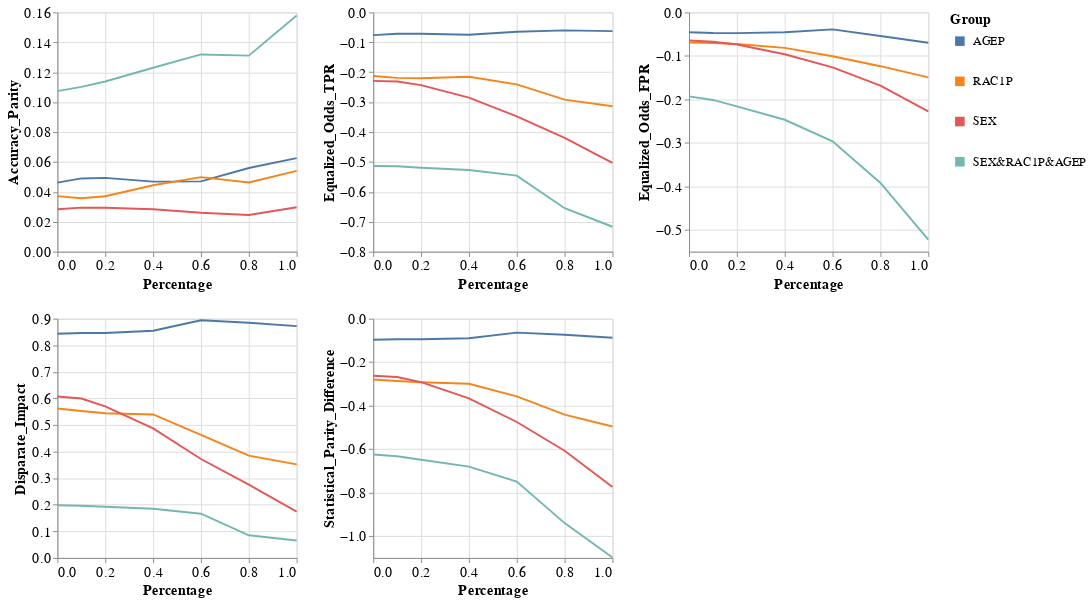

Notebook source saved alongside this figure:
### Code cell
visualizer.create_groups_grid_pct_lines_plot(model_name=MODEL_NAMES[0],
                                             target_preprocessing_technique=PREPROCESSING_TECHNIQUES[0],
                                             group_metrics_type='fairness')

### Figure 1 — Vega-Lite specification as saved in the notebook (floating-point values rounded to 4 significant figures)
{"config": {"view": {"continuousWidth": 400, "continuousHeight": 300}, "axis": {"labelFontSize": 15, "titleFontSize": 15}, "legend": {"labelFontSize": 13, "symbolStrokeWidth": 10, "titleFontSize": 15}}, "vconcat": [{"hconcat": [{"mark": "line", "encoding": {"color": {"field": "Group", "type": "nominal"}, "x": {"field": "Percentage", "type": "quantitative"}, "y": {"field": "Metric_Value", "title": "Accuracy_Parity", "type": "quantitative"}}, "height": 250, "width": 250}, {"data": {"name": "data-ed4b7541ef32e6f4b32968d999e35b39"}, "mark": "line", "encoding": {"color": {"field": "Group", "type": "nominal"}, "x": {"field": "Percentage", "type": "quantitative"}, "y": {"field": "Metric_Value", "title": "Equalized_Odds_TPR", "type": "quantitative"}}, "height": 250, "width": 250}, {"data": {"name": "data-2aa706529f34d8f4c1c147940795794f"}, "mark": "line", "encoding": {"color": {"field": "Group", "type": "nominal"}, "x": {"field": "Percentage", "type": "quantitative"}, "y": {"field": "Metric_Value", "title": "Equalized_Odds_FPR", "type": "quantitative"}}, "height": 250, "width": 250}]}, {"hconcat": [{"mark": "line", "encoding": {"color": {"field": "Group", "type": "nominal"}, "x": {"field": "Percentage", "type": "quantitative"}, "y": {"field": "Metric_Value", "title": "Disparate_Impact", "type": "quantitative"}}, "height": 250, "width": 250}, {"data": {"name": "data-a15d7d446e414bb55e2c5f7da3847158"}, "mark": "line", "encoding": {"color": {"field": "Group", "type": "nominal"}, "x": {"field": "Percentage", "type": "quantitative"}, "y": {"field": "Metric_Value", "title": "Statistical_Parity_Difference", "type": "quantitative"}}, "height": 250, "width": 250}], "data": {"name": "data-3ebc065a16bdf19eb6c457f608ca7d92"}}], "data": {"name": "data-51a8f3557856f312cdf87309f7fb81de"}, "$schema": "https://vega.github.io/schema/vega-lite/v4.17.0.json", "datasets": {"data-51a8f3557856f312cdf87309f7fb81de": [{"Model_Name": "DecisionTreeClassifier", "Metric": "Accuracy_Parity", "Group": "AGEP", "Metric_Value": 0.04615, "Percentage": 0.0}, {"Model_Name": "DecisionTreeClassifier", "Metric": "Accuracy_Parity", "Group": "RAC1P", "Metric_Value": 0.03715, "Percentage": 0.0}, {"Model_Name": "DecisionTreeClassifier", "Metric": "Accuracy_Parity", "Group": "SEX", "Metric_Value": 0.02836, "Percentage": 0.0}, {"Model_Name": "DecisionTreeClassifier", "Metric": "Accuracy_Parity", "Group": "SEX&RAC1P&AGEP", "Metric_Value": 0.1074, "Percentage": 0.0}, {"Model_Name": "DecisionTreeClassifier", "Metric": "Accuracy_Parity", "Group": "AGEP", "Metric_Value": 0.049, "Percentage": 0.1}, {"Model_Name": "DecisionTreeClassifier", "Metric": "Accuracy_Parity", "Group": "RAC1P", "Metric_Value": 0.03577, "Percentage": 0.1}, {"Model_Name": "DecisionTreeClassifier", "Metric": "Accuracy_Parity", "Group": "SEX", "Metric_Value": 0.02947, "Percentage": 0.1}, {"Model_Name": "DecisionTreeClassifier", "Metric": "Accuracy_Parity", "Group": "SEX&RAC1P&AGEP", "Metric_Value": 0.1103, "Percentage": 0.1}, {"Model_Name": "DecisionTreeClassifier", "Metric": "Accuracy_Parity", "Group": "AGEP", "Metric_Value": 0.04939, "Percentage": 0.2}, {"Model_Name": "DecisionTreeClassifier", "Metric": "Accuracy_Parity", "Group": "RAC1P", "Metric_Value": 0.03711, "Percentage": 0.2}, {"Model_Name": "DecisionTreeClassifier", "Metric": "Accuracy_Parity", "Group": "SEX", "Metric_Value": 0.02938, "Percentage": 0.2}, {"Model_Name": "DecisionTreeClassifier", "Metric": "Accuracy_Parity", "Group": "SEX&RAC1P&AGEP", "Metric_Value": 0.1138, "Percentage": 0.2}, {"Model_Name": "DecisionTreeClassifier", "Metric": "Accuracy_Parity", "Group": "AGEP", "Metric_Value": 0.04685, "Percentage": 0.4}, {"Model_Name": "DecisionTreeClassifier", "Metric": "Accuracy_Parity", "Group": "RAC1P", "Metric_Value": 0.04441, "Percentage": 0.4}, {"Model_Name": "DecisionTreeClassifier", "Metric": "Accuracy_Parity", "Group": "SEX", "Metric_Value": 0.02836, "Percentage": 0.4}, {"Model_Name": "DecisionTreeClassifier", "Metric": "Accuracy_Parity", "Group": "SEX&RAC1P&AGEP", "Metric_Value": 0.123, "Percentage": 0.4}, {"Model_Name": "DecisionTreeClassifier", "Metric": "Accuracy_Parity", "Group": "AGEP", "Metric_Value": 0.04701, "Percentage": 0.6}, {"Model_Name": "DecisionTreeClassifier", "Metric": "Accuracy_Parity", "Group": "RAC1P", "Metric_Value": 0.04983, "Percentage": 0.6}, {"Model_Name": "DecisionTreeClassifier", "Metric": "Accuracy_Parity", "Group": "SEX", "Metric_Value": 0.02605, "Percentage": 0.6}, {"Model_Name": "DecisionTreeClassifier", "Metric": "Accuracy_Parity", "Group": "SEX&RAC1P&AGEP", "Metric_Value": 0.1319, "Percentage": 0.6}, {"Model_Name": "DecisionTreeClassifier", "Metric": "Accuracy_Parity", "Group": "AGEP", "Metric_Value": 0.05594, "Percentage": 0.8}, {"Model_Name": "DecisionTreeClassifier", "Metric": "Accuracy_Parity", "Group": "RAC1P", "Metric_Value": 0.04625, "Percentage": 0.8}, {"Model_Name": "DecisionTreeClassifier", "Metric": "Accuracy_Parity", "Group": "SEX", "Metric_Value": 0.02455, "Percentage": 0.8}, {"Model_Name": "DecisionTreeClassifier", "Metric": "Accuracy_Parity", "Group": "SEX&RAC1P&AGEP", "Metric_Value": 0.1311, "Percentage": 0.8}, {"Model_Name": "DecisionTreeClassifier", "Metric": "Accuracy_Parity", "Group": "AGEP", "Metric_Value": 0.06261, "Percentage": 1.0}, {"Model_Name": "DecisionTreeClassifier", "Metric": "Accuracy_Parity", "Group": "RAC1P", "Metric_Value": 0.05401, "Percentage": 1.0}, {"Model_Name": "DecisionTreeClassifier", "Metric": "Accuracy_Parity", "Group": "SEX", "Metric_Value": 0.02973, "Percentage": 1.0}, {"Model_Name": "DecisionTreeClassifier", "Metric": "Accuracy_Parity", "Group": "SEX&RAC1P&AGEP", "Metric_Value": 0.158, "Percentage": 1.0}], "data-ed4b7541ef32e6f4b32968d999e35b39": [{"Model_Name": "DecisionTreeClassifier", "Metric": "Equalized_Odds_TPR", "Group": "AGEP", "Metric_Value": -0.07591, "Percentage": 0.0}, {"Model_Name": "DecisionTreeClassifier", "Metric": "Equalized_Odds_TPR", "Group": "RAC1P", "Metric_Value": -0.2126, "Percentage": 0.0}, {"Model_Name": "DecisionTreeClassifier", "Metric": "Equalized_Odds_TPR", "Group": "SEX", "Metric_Value": -0.2288, "Percentage": 0.0}, {"Model_Name": "DecisionTreeClassifier", "Metric": "Equalized_Odds_TPR", "Group": "SEX&RAC1P&AGEP", "Metric_Value": -0.5133, "Percentage": 0.0}, {"Model_Name": "DecisionTreeClassifier", "Metric": "Equalized_Odds_TPR", "Group": "AGEP", "Metric_Value": -0.07148, "Percentage": 0.1}, {"Model_Name": "DecisionTreeClassifier", "Metric": "Equalized_Odds_TPR", "Group": "RAC1P", "Metric_Value": -0.2189, "Percentage": 0.1}, {"Model_Name": "DecisionTreeClassifier", "Metric": "Equalized_Odds_TPR", "Group": "SEX", "Metric_Value": -0.2307, "Percentage": 0.1}, {"Model_Name": "DecisionTreeClassifier", "Metric": "Equalized_Odds_TPR", "Group": "SEX&RAC1P&AGEP", "Metric_Value": -0.5146, "Percentage": 0.1}, {"Model_Name": "DecisionTreeClassifier", "Metric": "Equalized_Odds_TPR", "Group": "AGEP", "Metric_Value": -0.07135, "Percentage": 0.2}, {"Model_Name": "DecisionTreeClassifier", "Metric": "Equalized_Odds_TPR", "Group": "RAC1P", "Metric_Value": -0.2203, "Percentage": 0.2}, {"Model_Name": "DecisionTreeClassifier", "Metric": "Equalized_Odds_TPR", "Group": "SEX", "Metric_Value": -0.2432, "Percentage": 0.2}, {"Model_Name": "DecisionTreeClassifier", "Metric": "Equalized_Odds_TPR", "Group": "SEX&RAC1P&AGEP", "Metric_Value": -0.5196, "Percentage": 0.2}, {"Model_Name": "DecisionTreeClassifier", "Metric": "Equalized_Odds_TPR", "Group": "AGEP", "Metric_Value": -0.07438, "Percentage": 0.4}, {"Model_Name": "DecisionTreeClassifier", "Metric": "Equalized_Odds_TPR", "Group": "RAC1P", "Metric_Value": -0.2152, "Percentage": 0.4}, {"Model_Name": "DecisionTreeClassifier", "Metric": "Equalized_Odds_TPR", "Group": "SEX", "Metric_Value": -0.285, "Percentage": 0.4}, {"Model_Name": "DecisionTreeClassifier", "Metric": "Equalized_Odds_TPR", "Group": "SEX&RAC1P&AGEP", "Metric_Value": -0.5271, "Percentage": 0.4}, {"Model_Name": "DecisionTreeClassifier", "Metric": "Equalized_Odds_TPR", "Group": "AGEP", "Metric_Value": -0.06439, "Percentage": 0.6}, {"Model_Name": "DecisionTreeClassifier", "Metric": "Equalized_Odds_TPR", "Group": "RAC1P", "Metric_Value": -0.2405, "Percentage": 0.6}, {"Model_Name": "DecisionTreeClassifier", "Metric": "Equalized_Odds_TPR", "Group": "SEX", "Metric_Value": -0.3476, "Percentage": 0.6}, {"Model_Name": "DecisionTreeClassifier", "Metric": "Equalized_Odds_TPR", "Group": "SEX&RAC1P&AGEP", "Metric_Value": -0.5456, "Percentage": 0.6}, {"Model_Name": "DecisionTreeClassifier", "Metric": "Equalized_Odds_TPR", "Group": "AGEP", "Metric_Value": -0.05988, "Percentage": 0.8}, {"Model_Name": "DecisionTreeClassifier", "Metric": "Equalized_Odds_TPR", "Group": "RAC1P", "Metric_Value": -0.2915, "Percentage": 0.8}, {"Model_Name": "DecisionTreeClassifier", "Metric": "Equalized_Odds_TPR", "Group": "SEX", "Metric_Value": -0.4194, "Percentage": 0.8}, {"Model_Name": "DecisionTreeClassifier", "Metric": "Equalized_Odds_TPR", "Group": "SEX&RAC1P&AGEP", "Metric_Value": -0.6548, "Percentage": 0.8}, {"Model_Name": "DecisionTreeClassifier", "Metric": "Equalized_Odds_TPR", "Group": "AGEP", "Metric_Value": -0.06251, "Percentage": 1.0}, {"Model_Name": "DecisionTreeClassifier", "Metric": "Equalized_Odds_TPR", "Group": "RAC1P", "Metric_Value": -0.3137, "Percentage": 1.0}, {"Model_Name": "DecisionTreeClassifier", "Metric": "Equalized_Odds_TPR", "Group": "SEX", "Metric_Value": -0.5029, "Percentage": 1.0}, {"Model_Name": "DecisionTreeClassifier", "Metric": "Equalized_Odds_TPR", "Group": "SEX&RAC1P&AGEP", "Metric_Value": -0.7166, "Percentage": 1.0}], "data-2aa706529f34d8f4c1c147940795794f": [{"Model_Name": "DecisionTreeClassifier", "Metric": "Equalized_Odds_FPR", "Group": "AGEP", "Metric_Value": -0.04544, "Percentage": 0.0}, {"Model_Name": "DecisionTreeClassifier", "Metric": "Equalized_Odds_FPR", "Group": "RAC1P", "Metric_Value": -0.06935, "Percentage": 0.0}, {"Model_Name": "DecisionTreeClassifier", "Metric": "Equalized_Odds_FPR", "Group": "SEX", "Metric_Value": -0.06468, "Percentage": 0.0}, {"Model_Name": "DecisionTreeClassifier", "Metric": "Equalized_Odds_FPR", "Group": "SEX&RAC1P&AGEP", "Metric_Value": -0.193, "Percentage": 0.0}, {"Model_Name": "DecisionTreeClassifier", "Metric": "Equalized_Odds_FPR", "Group": "AGEP", "Metric_Value": -0.04725, "Percentage": 0.1}, {"Model_Name": "DecisionTreeClassifier", "Metric": "Equalized_Odds_FPR", "Group": "RAC1P", "Metric_Value": -0.07018, "Percentage": 0.1}, {"Model_Name": "DecisionTreeClassifier", "Metric": "Equalized_Odds_FPR", "Group": "SEX", "Metric_Value": -0.06737, "Percentage": 0.1}, {"Model_Name": "DecisionTreeClassifier", "Metric": "Equalized_Odds_FPR", "Group": "SEX&RAC1P&AGEP", "Metric_Value": -0.2011, "Percentage": 0.1}, {"Model_Name": "DecisionTreeClassifier", "Metric": "Equalized_Odds_FPR", "Group": "AGEP", "Metric_Value": -0.04756, "Percentage": 0.2}, {"Model_Name": "DecisionTreeClassifier", "Metric": "Equalized_Odds_FPR", "Group": "RAC1P", "Metric_Value": -0.07255, "Percentage": 0.2}, {"Model_Name": "DecisionTreeClassifier", "Metric": "Equalized_Odds_FPR", "Group": "SEX", "Metric_Value": -0.07383, "Percentage": 0.2}, {"Model_Name": "DecisionTreeClassifier", "Metric": "Equalized_Odds_FPR", "Group": "SEX&RAC1P&AGEP", "Metric_Value": -0.2158, "Percentage": 0.2}, {"Model_Name": "DecisionTreeClassifier", "Metric": "Equalized_Odds_FPR", "Group": "AGEP", "Metric_Value": -0.04572, "Percentage": 0.4}, {"Model_Name": "DecisionTreeClassifier", "Metric": "Equalized_Odds_FPR", "Group": "RAC1P", "Metric_Value": -0.08153, "Percentage": 0.4}, {"Model_Name": "DecisionTreeClassifier", "Metric": "Equalized_Odds_FPR", "Group": "SEX", "Metric_Value": -0.09613, "Percentage": 0.4}, {"Model_Name": "DecisionTreeClassifier", "Metric": "Equalized_Odds_FPR", "Group": "SEX&RAC1P&AGEP", "Metric_Value": -0.2467, "Percentage": 0.4}, {"Model_Name": "DecisionTreeClassifier", "Metric": "Equalized_Odds_FPR", "Group": "AGEP", "Metric_Value": -0.03898, "Percentage": 0.6}, {"Model_Name": "DecisionTreeClassifier", "Metric": "Equalized_Odds_FPR", "Group": "RAC1P", "Metric_Value": -0.1009, "Percentage": 0.6}, {"Model_Name": "DecisionTreeClassifier", "Metric": "Equalized_Odds_FPR", "Group": "SEX", "Metric_Value": -0.1262, "Percentage": 0.6}, {"Model_Name": "DecisionTreeClassifier", "Metric": "Equalized_Odds_FPR", "Group": "SEX&RAC1P&AGEP", "Metric_Value": -0.2964, "Percentage": 0.6}, {"Model_Name": "DecisionTreeClassifier", "Metric": "Equalized_Odds_FPR", "Group": "AGEP", "Metric_Value": -0.054, "Percentage": 0.8}, {"Model_Name": "DecisionTreeClassifier", "Metric": "Equalized_Odds_FPR", "Group": "RAC1P", "Metric_Value": -0.1236, "Percentage": 0.8}, {"Model_Name": "DecisionTreeClassifier", "Metric": "Equalized_Odds_FPR", "Group": "SEX", "Metric_Value": -0.1684, "Percentage": 0.8}, {"Model_Name": "DecisionTreeClassifier", "Metric": "Equalized_Odds_FPR", "Group": "SEX&RAC1P&AGEP", "Metric_Value": -0.392, "Percentage": 0.8}, {"Model_Name": "DecisionTreeClassifier", "Metric": "Equalized_Odds_FPR", "Group": "AGEP", "Metric_Value": -0.06961, "Percentage": 1.0}, {"Model_Name": "DecisionTreeClassifier", "Metric": "Equalized_Odds_FPR", "Group": "RAC1P", "Metric_Value": -0.1494, "Percentage": 1.0}, {"Model_Name": "DecisionTreeClassifier", "Metric": "Equalized_Odds_FPR", "Group": "SEX", "Metric_Value": -0.2276, "Percentage": 1.0}, {"Model_Name": "DecisionTreeClassifier", "Metric": "Equalized_Odds_FPR", "Group": "SEX&RAC1P&AGEP", "Metric_Value": -0.5225, "Percentage": 1.0}], "data-3ebc065a16bdf19eb6c457f608ca7d92": [{"Model_Name": "DecisionTreeClassifier", "Metric": "Disparate_Impact", "Group": "AGEP", "Metric_Value": 0.843, "Percentage": 0.0}, {"Model_Name": "DecisionTreeClassifier", "Metric": "Disparate_Impact", "Group": "RAC1P", "Metric_Value": 0.5623, "Percentage": 0.0}, {"Model_Name": "DecisionTreeClassifier", "Metric": "Disparate_Impact", "Group": "SEX", "Metric_Value": 0.607, "Percentage": 0.0}, {"Model_Name": "DecisionTreeClassifier", "Metric": "Disparate_Impact", "Group": "SEX&RAC1P&AGEP", "Metric_Value": 0.1984, "Percentage": 0.0}, {"Model_Name": "DecisionTreeClassifier", "Metric": "Disparate_Impact", "Group": "AGEP", "Metric_Value": 0.8463, "Percentage": 0.1}, {"Model_Name": "DecisionTreeClassifier", "Metric": "Disparate_Impact", "Group": "RAC1P", "Metric_Value": 0.5525, "Percentage": 0.1}, {"Model_Name": "DecisionTreeClassifier", "Metric": "Disparate_Impact", "Group": "SEX", "Metric_Value": 0.5998, "Percentage": 0.1}, {"Model_Name": "DecisionTreeClassifier", "Metric": "Disparate_Impact", "Group": "SEX&RAC1P&AGEP", "Metric_Value": 0.1965, "Percentage": 0.1}, {"Model_Name": "DecisionTreeClassifier", "Metric": "Disparate_Impact", "Group": "AGEP", "Metric_Value": 0.8461, "Percentage": 0.2}, {"Model_Name": "DecisionTreeClassifier", "Metric": "Disparate_Impact", "Group": "RAC1P", "Metric_Value": 0.544, "Percentage": 0.2}, {"Model_Name": "DecisionTreeClassifier", "Metric": "Disparate_Impact", "Group": "SEX", "Metric_Value": 0.57, "Percentage": 0.2}, {"Model_Name": "DecisionTreeClassifier", "Metric": "Disparate_Impact", "Group": "SEX&RAC1P&AGEP", "Metric_Value": 0.1925, "Percentage": 0.2}, {"Model_Name": "DecisionTreeClassifier", "Metric": "Disparate_Impact", "Group": "AGEP", "Metric_Value": 0.8545, "Percentage": 0.4}, {"Model_Name": "DecisionTreeClassifier", "Metric": "Disparate_Impact", "Group": "RAC1P", "Metric_Value": 0.5396, "Percentage": 0.4}, {"Model_Name": "DecisionTreeClassifier", "Metric": "Disparate_Impact", "Group": "SEX", "Metric_Value": 0.4872, "Percentage": 0.4}, {"Model_Name": "DecisionTreeClassifier", "Metric": "Disparate_Impact", "Group": "SEX&RAC1P&AGEP", "Metric_Value": 0.1853, "Percentage": 0.4}, {"Model_Name": "DecisionTreeClassifier", "Metric": "Disparate_Impact", "Group": "AGEP", "Metric_Value": 0.8943, "Percentage": 0.6}, {"Model_Name": "DecisionTreeClassifier", "Metric": "Disparate_Impact", "Group": "RAC1P", "Metric_Value": 0.4625, "Percentage": 0.6}, {"Model_Name": "DecisionTreeClassifier", "Metric": "Disparate_Impact", "Group": "SEX", "Metric_Value": 0.3722, "Percentage": 0.6}, {"Model_Name": "DecisionTreeClassifier", "Metric": "Disparate_Impact", "Group": "SEX&RAC1P&AGEP", "Metric_Value": 0.1664, "Percentage": 0.6}, {"Model_Name": "DecisionTreeClassifier", "Metric": "Disparate_Impact", "Group": "AGEP", "Metric_Value": 0.8847, "Percentage": 0.8}, {"Model_Name": "DecisionTreeClassifier", "Metric": "Disparate_Impact", "Group": "RAC1P", "Metric_Value": 0.3848, "Percentage": 0.8}, {"Model_Name": "DecisionTreeClassifier", "Metric": "Disparate_Impact", "Group": "SEX", "Metric_Value": 0.2757, "Percentage": 0.8}, {"Model_Name": "DecisionTreeClassifier", "Metric": "Disparate_Impact", "Group": "SEX&RAC1P&AGEP", "Metric_Value": 0.08528, "Percentage": 0.8}, {"Model_Name": "DecisionTreeClassifier", "Metric": "Disparate_Impact", "Group": "AGEP", "Metric_Value": 0.8719, "Percentage": 1.0}, {"Model_Name": "DecisionTreeClassifier", "Metric": "Disparate_Impact", "Group": "RAC1P", "Metric_Value": 0.3521, "Percentage": 1.0}, {"Model_Name": "DecisionTreeClassifier", "Metric": "Disparate_Impact", "Group": "SEX", "Metric_Value": 0.1741, "Percentage": 1.0}, {"Model_Name": "DecisionTreeClassifier", "Metric": "Disparate_Impact", "Group": "SEX&RAC1P&AGEP", "Metric_Value": 0.06578, "Percentage": 1.0}], "data-a15d7d446e414bb55e2c5f7da3847158": [{"Model_Name": "DecisionTreeClassifier", "Metric": "Statistical_Parity_Difference", "Group": "AGEP", "Metric_Value": -0.09673, "Percentage": 0.0}, {"Model_Name": "DecisionTreeClassifier", "Metric": "Statistical_Parity_Difference", "Group": "RAC1P", "Metric_Value": -0.2794, "Percentage": 0.0}, {"Model_Name": "DecisionTreeClassifier", "Metric": "Statistical_Parity_Difference", "Group": "SEX", "Metric_Value": -0.2625, "Percentage": 0.0}, {"Model_Name": "DecisionTreeClassifier", "Metric": "Statistical_Parity_Difference", "Group": "SEX&RAC1P&AGEP", "Metric_Value": -0.6248, "Percentage": 0.0}, {"Model_Name": "DecisionTreeClassifier", "Metric": "Statistical_Parity_Difference", "Group": "AGEP", "Metric_Value": -0.09456, "Percentage": 0.1}, {"Model_Name": "DecisionTreeClassifier", "Metric": "Statistical_Parity_Difference", "Group": "RAC1P", "Metric_Value": -0.2865, "Percentage": 0.1}, {"Model_Name": "DecisionTreeClassifier", "Metric": "Statistical_Parity_Difference", "Group": "SEX", "Metric_Value": -0.2682, "Percentage": 0.1}, {"Model_Name": "DecisionTreeClassifier", "Metric": "Statistical_Parity_Difference", "Group": "SEX&RAC1P&AGEP", "Metric_Value": -0.6323, "Percentage": 0.1}, {"Model_Name": "DecisionTreeClassifier", "Metric": "Statistical_Parity_Difference", "Group": "AGEP", "Metric_Value": -0.09449, "Percentage": 0.2}, {"Model_Name": "DecisionTreeClassifier", "Metric": "Statistical_Parity_Difference", "Group": "RAC1P", "Metric_Value": -0.2921, "Percentage": 0.2}, {"Model_Name": "DecisionTreeClassifier", "Metric": "Statistical_Parity_Difference", "Group": "SEX", "Metric_Value": -0.2916, "Percentage": 0.2}, {"Model_Name": "DecisionTreeClassifier", "Metric": "Statistical_Parity_Difference", "Group": "SEX&RAC1P&AGEP", "Metric_Value": -0.6486, "Percentage": 0.2}, {"Model_Name": "DecisionTreeClassifier", "Metric": "Statistical_Parity_Difference", "Group": "AGEP", "Metric_Value": -0.09005, "Percentage": 0.4}, {"Model_Name": "DecisionTreeClassifier", "Metric": "Statistical_Parity_Difference", "Group": "RAC1P", "Metric_Value": -0.2991, "Percentage": 0.4}, {"Model_Name": "DecisionTreeClassifier", "Metric": "Statistical_Parity_Difference", "Group": "SEX", "Metric_Value": -0.3664, "Percentage": 0.4}, {"Model_Name": "DecisionTreeClassifier", "Metric": "Statistical_Parity_Difference", "Group": "SEX&RAC1P&AGEP", "Metric_Value": -0.6799, "Percentage": 0.4}, {"Model_Name": "DecisionTreeClassifier", "Metric": "Statistical_Parity_Difference", "Group": "AGEP", "Metric_Value": -0.06401, "Percentage": 0.6}, {"Model_Name": "DecisionTreeClassifier", "Metric": "Statistical_Parity_Difference", "Group": "RAC1P", "Metric_Value": -0.3572, "Percentage": 0.6}, {"Model_Name": "DecisionTreeClassifier", "Metric": "Statistical_Parity_Difference", "Group": "SEX", "Metric_Value": -0.4749, "Percentage": 0.6}, {"Model_Name": "DecisionTreeClassifier", "Metric": "Statistical_Parity_Difference", "Group": "SEX&RAC1P&AGEP", "Metric_Value": -0.749, "Percentage": 0.6}, {"Model_Name": "DecisionTreeClassifier", "Metric": "Statistical_Parity_Difference", "Group": "AGEP", "Metric_Value": -0.07397, "Percentage": 0.8}, {"Model_Name": "DecisionTreeClassifier", "Metric": "Statistical_Parity_Difference", "Group": "RAC1P", "Metric_Value": -0.441, "Percentage": 0.8}, {"Model_Name": "DecisionTreeClassifier", "Metric": "Statistical_Parity_Difference", "Group": "SEX", "Metric_Value": -0.6071, "Percentage": 0.8}, {"Model_Name": "DecisionTreeClassifier", "Metric": "Statistical_Parity_Difference", "Group": "SEX&RAC1P&AGEP", "Metric_Value": -0.9399, "Percentage": 0.8}, {"Model_Name": "DecisionTreeClassifier", "Metric": "Statistical_Parity_Difference", "Group": "AGEP", "Metric_Value": -0.08742, "Percentage": 1.0}, {"Model_Name": "DecisionTreeClassifier", "Metric": "Statistical_Parity_Difference", "Group": "RAC1P", "Metric_Value": -0.4959, "Percentage": 1.0}, {"Model_Name": "DecisionTreeClassifier", "Metric": "Statistical_Parity_Difference", "Group": "SEX", "Metric_Value": -0.7741, "Percentage": 1.0}, {"Model_Name": "DecisionTreeClassifier", "Metric": "Statistical_Parity_Difference", "Group": "SEX&RAC1P&AGEP", "Metric_Value": -1.098, "Percentage": 1.0}]}}
